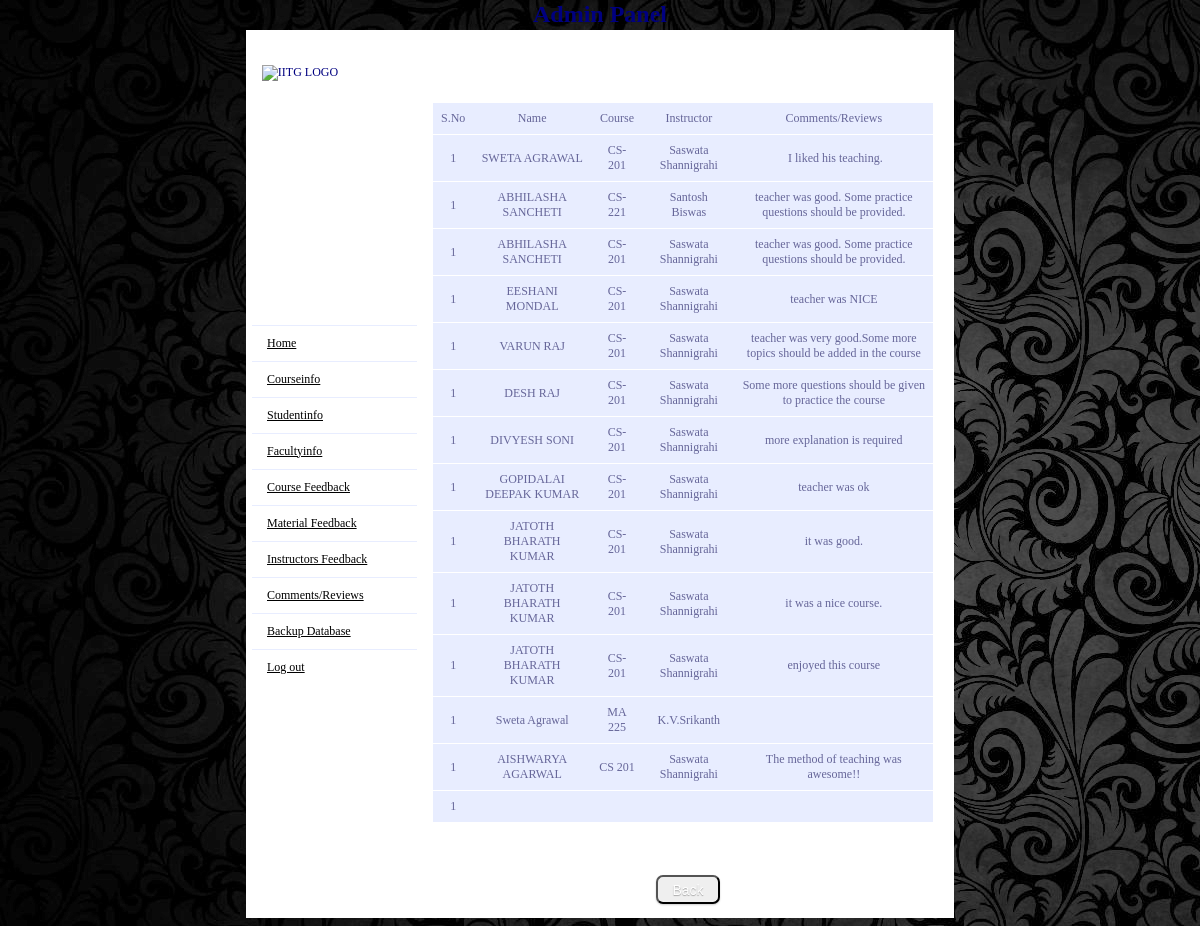
Page /admin/feedbackinfo3.php on the committed database.
### tables this page shows
CREATE TABLE IF NOT EXISTS `formval` (
  `id` int(11) NOT NULL AUTO_INCREMENT,
  `Name` varchar(40) NOT NULL,
  `course` varchar(40) NOT NULL,
  `instructor` varchar(40) NOT NULL,
  `q1` varchar(20) NOT NULL,
  `q2` varchar(20) NOT NULL,
  `q3` varchar(20) NOT NULL,
  `q4` varchar(20) NOT NULL,
  `q5` varchar(20) NOT NULL,
  `q6` varchar(20) NOT NULL,
  `q7` varchar(20) NOT NULL,
  `q8` varchar(20) NOT NULL,
  `q9` varchar(20) NOT NULL,
  `q10` varchar(20) NOT NULL,
  `q11` varchar(20) NOT NULL,
  `q12` varchar(20) NOT NULL,
  `q13` varchar(20) NOT NULL,
  `q14` varchar(20) NOT NULL,
  `q15` varchar(1000) NOT NULL,
  `status` varchar(15) NOT NULL DEFAULT 'NOT DONE',
  PRIMARY KEY (`id`)
);

### admin/feedbackinfo3.php (the view, shortened to what this page needs)
<!DOCTYPE html PUBLIC "-//W3C//DTD XHTML 1.0 Transitional//EN" "http://www.w3.org/TR/xhtml1/DTD/xhtml1-transitional.dtd">
<html xmlns="http://www.w3.org/1999/xhtml">
<head>
<link rel="stylesheet" type="text/css" href="style1.css" />
</head>
<body>
<table width="57%" align="center"  border="0" cellpadding="0" cellspacing="1" >
<tr>
<td height="60" colspan="2" align="center">
<img src="logo-iitg.gif" alt="IITG LOGO" style="margin-left:-600px;" ><p align="center" style="margin-top:-80px; margin-bottom:50px;"><b><font size="5">Admin Panel</font></b></p>
</td>
</tr>
<tr>
<td width="17%" >
<?php include('left_side.php');?>
</td>
<td width="83%" align="center" valign="top" bgcolor="#FFFFFF">
<table id="rounded-corner" border="0" align="center" cellpadding="0" cellspacing="0" >
<?php
		$group_by=mysql_query("SELECT distinct(id) FROM formval");
		 echo '<tr>';
				   echo "<td align=center>"."S.No"."</td>";
				   echo "<td align=center>"."Name"."</td>";
				   echo "<td align=center>"."Course"."</td>";
				   echo "<td align=center>"."Instructor"."</td>";
				   echo "<td align=center>"."Comments/Reviews"."</td>";
				   echo '</tr>';
		while($group_b_id = mysql_fetch_array($group_by))
		{
			$result = mysql_query("SELECT * FROM formval where id='".$group_b_id['id']."' ORDER BY id");
			$i=1;
			if(mysql_num_rows($result)>0)
			{
				 while($myrow = mysql_fetch_array($result))
				 {
				   echo '<tr>';
				   echo "<td align=center>".$i."</td>";
				   $i++;
				   echo "<td align=center>".$myrow['Name']."</td>";
				   echo "<td align=center>".$myrow['course']."</td>";
				   echo "<td align=center>".$myrow['instructor']."</td>";
				   echo "<td align=center>".$myrow['q15']."</td>";
				  echo '</tr>';
				 }
			}
			else
			{
				echo '<tr><td colspan=4 align=center>No record found!</td></tr>';
			}
		}
?>
</table>
<table>
<tr><td><input type="button" name="Back" value="Back"  onclick="javascript: history.go(-1)" class=" button3 black" /></td></tr></table>
</td>
</tr>
</table>
</body>
</html>

### admin/style1.css (style rules this page uses)
body, table, tr, td { font-family:verdana; font-size:12px; background-color:#DBE8F9; //background-color: gray; color:navy; }
body { background-image: url('includes/background.jpg'); }
table { margin-top:30px; }
table, tr, td { background-color: #FFF; }
img { margin-left:-700px; margin-top:20px;height:100px; width: 100px; }
#rounded-corner { font-family: "Lucida Sans Unicode", "Lucida Grande", Sans-Serif; font-size: 12px; margin: 10px; margin-bottom: 20px; margin-right:20px; width: 500px; text-align: left; border-collapse: collapse; }
#rounded-corner td { padding: 8px; background: #e8edff; border-top: 1px solid #fff; color: #669; }
.button3 { margin-top:20px; //margin-left:100px; float:right; margin-bottom:10px; color:white; display: inline-block; outline: medium none; cursor: pointer; text-align: center; text-decoration: none; font: 14px/100% Arial,Helvetica,sans-serif; padding: 0.4em 1em; text-shadow: 0px 1px 1px rgba(0, 0, 0, 0.3); border-radius: 0.5em; box-shadow: 0px 1px 2px rgba(0, 0, 0, 0.2); }
.black { background: -moz-linear-gradient(center top , gray, gray) repeat scroll 0% 0% transparent }

### rows in the picture
formval: Name "SWETA AGRAWAL", course "CS-201", instructor "Saswata Shannigrahi", q15 "I liked his teaching."
formval: Name "ABHILASHA SANCHETI", course "CS-221", instructor "Santosh Biswas", q15 "teacher was good. Some practice questions should be provided."
formval: Name "ABHILASHA SANCHETI", course "CS-201", instructor "Saswata Shannigrahi", q15 "teacher was good. Some practice questions should be provided."
formval: Name "EESHANI MONDAL", course "CS-201", instructor "Saswata Shannigrahi", q15 "teacher was NICE"
formval: Name "VARUN RAJ", course "CS-201", instructor "Saswata Shannigrahi", q15 "teacher was very good.Some more topics should be added in the course"
formval: Name "DESH RAJ", course "CS-201", instructor "Saswata Shannigrahi", q15 "Some more questions should be given to practice the course"
formval: Name "DIVYESH SONI", course "CS-201", instructor "Saswata Shannigrahi", q15 "more explanation is required"
formval: Name "GOPIDALAI DEEPAK KUMAR", course "CS-201", instructor "Saswata Shannigrahi", q15 "teacher was ok"
formval: Name "JATOTH BHARATH KUMAR", course "CS-201", instructor "Saswata Shannigrahi", q15 "it was good."
formval: Name "JATOTH BHARATH KUMAR", course "CS-201", instructor "Saswata Shannigrahi", q15 "it was a nice course."
formval: Name "JATOTH BHARATH KUMAR", course "CS-201", instructor "Saswata Shannigrahi", q15 "enjoyed this course"
formval: Name "Sweta Agrawal", course "MA 225", instructor "K.V.Srikanth"
formval: Name "AISHWARYA AGARWAL", course "CS 201", instructor "Saswata Shannigrahi", q15 "The method of teaching was awesome!!"
